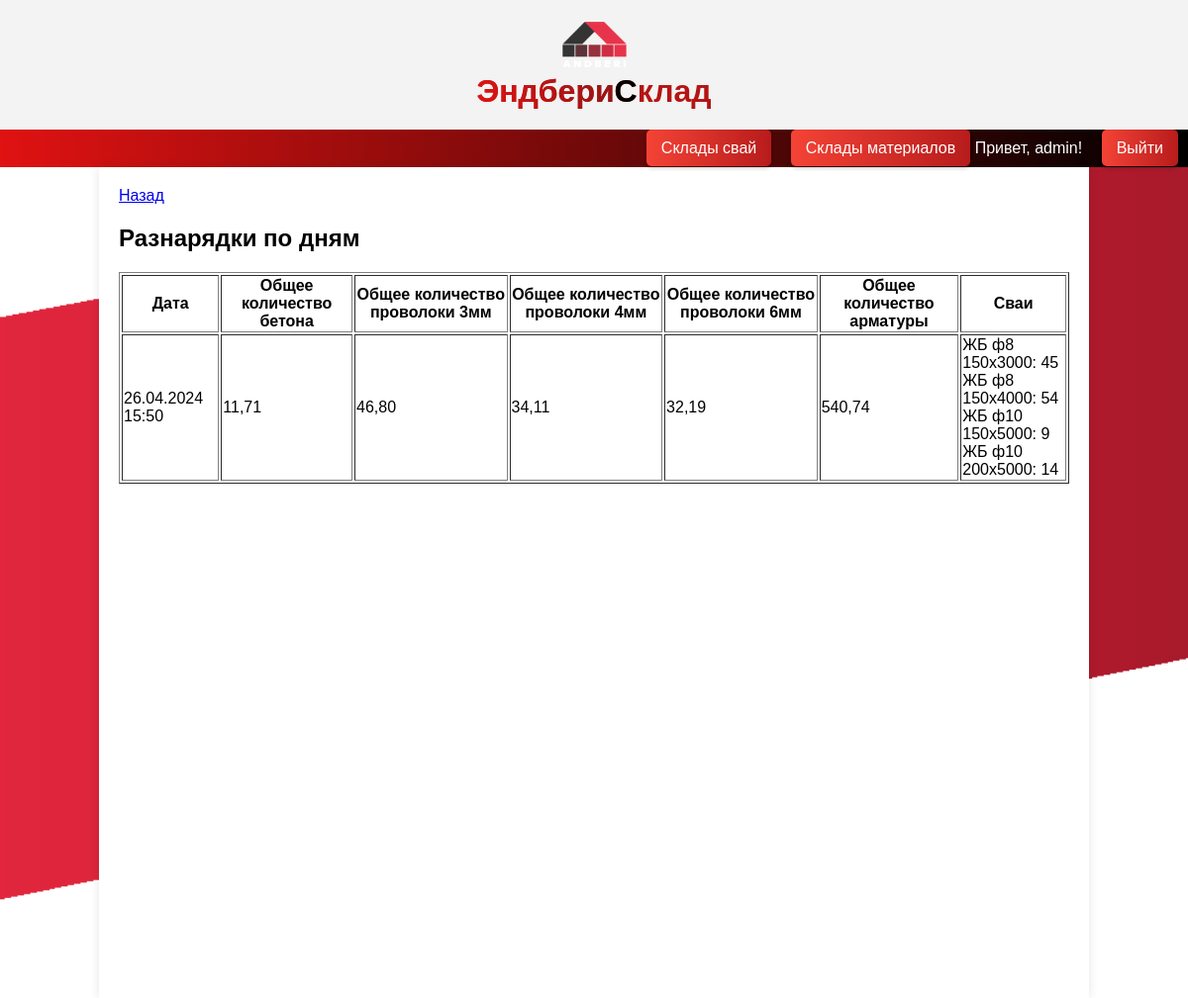
/orders_by_day/ (signed in), run on the app's committed database.
### sklad_app/models.py (models this page shows)
class Order(models.Model):
    piles_info = models.TextField()  # Сохраняем информацию о сваях и количествах в текстовом формате
    total_beton = models.DecimalField(max_digits=10, decimal_places=2, default=0.0)
    total_wire_3 = models.DecimalField(max_digits=10, decimal_places=2, default=0.0)
    total_wire_4 = models.DecimalField(max_digits=10, decimal_places=2, default=0.0)
    total_wire_6 = models.DecimalField(max_digits=10, decimal_places=2, default=0.0)
    total_armature = models.DecimalField(max_digits=10, decimal_places=2, default=0.0)
    total_armature10 = models.DecimalField(max_digits=10, decimal_places=2, default=0.0)
    date = models.DateTimeField(auto_now_add=True)

### sklad_app/views.py (the view)
# urls.py: path('orders_by_day/',orders_by_day,name='orders_by_day'),
def orders_by_day(request):
    orders = Order.objects.all().order_by('-date')
    for order in orders:
        order.piles_info = json.loads(order.piles_info)
    return render(request, 'orders_by_day.html', {'orders': orders})

### templates/orders_by_day.html (shortened to what this page needs)
{% extends "index.html" %}
{% block content %}
<a href="{% url 'jb' %}" class="button">Назад</a>
<h2>Разнарядки по дням</h2>
<table border="1">
    <thead>
        <tr>
            <th>Дата</th>
            <th>Общее количество бетона</th>
            <th>Общее количество проволоки 3мм</th>
            <th>Общее количество проволоки 4мм</th>
            <th>Общее количество проволоки 6мм</th>
            <th>Общее количество арматуры</th>
            <th>Сваи</th>
        </tr>
    </thead>
    <tbody>
        {% for order in orders %}
        <tr>
            <td>{{ order.date|date:"d.m.Y H:i" }}</td>
            <td>{{ order.total_beton }}</td>
            <td>{{ order.total_wire_3 }}</td>
            <td>{{ order.total_wire_4 }}</td>
            <td>{{ order.total_wire_6 }}</td>
            <td>{{ order.total_armature }}</td>
            <td>
                <ul style="list-style-type:none; padding:0; margin:0;">
                    {% for name, quantity in order.piles_info.items %}
                    <li>{{ name }}: {{ quantity }}</li>
                    {% endfor %}
                </ul>
            </td>
        </tr>
        {% endfor %}
    </tbody>
</table>
{% endblock %}

### templates/index.html (shortened to what this page needs)
<!DOCTYPE html>
<html lang="ru">
<head>
    {% load static %}
    {% load static %}
</head>
<body>
    <div class="header">
        <a href="/"><img src="{% static 'logo.png' %}"  class="logo"></a>
         <h1>
            <span class="gradient-text">Эндбери</span><span class="black">С</span>клад
        </h1>
    </div>
    <div class="nav">
        {% if user.is_authenticated %}
            {% if user.userprofile.role.name == "Производство" or user.userprofile.role.name == "Кладовщик" %}
                <a href="{% url 'ware' %} " >Склады свай</a>
                <a href="{% url 'mat' %} " >Склады материалов</a>
            {% endif %}
            <span style="color: white;">Привет, {{ user.username }}!</span>
            <a href="{% url 'logout' %}">Выйти</a>
        {% else %}
            <a href="{% url 'login' %}">Войти</a>
        {% endif %}
    </div>
    <div class="content">
        {% block content %}{% endblock %}
    </div>
</body>
</html>

### data on the page
Order: date "26.04.2024 15:50", total_beton "11,71", total_wire_3 "46,80", total_wire_4 "34,11", total_wire_6 "32,19", total_armature "540,74", piles_info "ЖБ ф8 150x3000" "ЖБ ф8 150x4000" "ЖБ ф10 150x5000" "ЖБ ф10 200x5000", piles_info "45" "54" "9" "14"

### other printed values
{{ user.username }} "admin"
